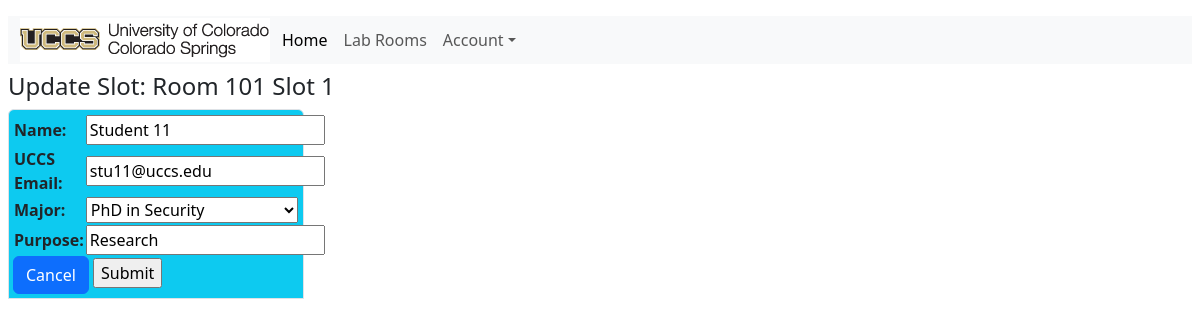
The app's page /labroom/1/update_slot/ with its own data.
### alras_application/models.py (models this page shows, shortened)
class RoomSlot(models.Model):
    SLOTS = (
        ('slot-1', '09:00 - 12:00'),
        ('slot-2', '12:00 - 15:00'),
        ('slot-3', '15:00 - 18:00')
    )
    slot = models.CharField(max_length=200, choices= SLOTS)
    title = models.CharField(max_length=200)
    def __str__(self):
        return self.title

class Student(models.Model):
    MAJOR = (
        ('PhD-CS', 'PhD in Computer Science'),
        ('PhD-Sec', 'PhD in Security'),
        ('MS-CS', 'MS in Computer Science'),
        ('MS-Sec', 'MS in Security'),
    )
    name = models.CharField(max_length=200)
    email = models.CharField("UCCS Email", max_length=200)
    major = models.CharField(max_length=200, choices= MAJOR)
    slot = models.ForeignKey(RoomSlot, on_delete=models.CASCADE, unique=True, default = None)
    purpose = models.CharField(max_length=200)

### alras_application/views.py (the view, shortened to what this page needs)
# urls.py: path('labroom/<int:pk>/update_slot/', views.updateSlot, name='update_slot'),
def updateSlot(request, pk):
    slot_id = LabRoom.objects.filter(id=pk).values().all()[0]['slots_id']
    student = Student.objects.filter(slot_id=slot_id).values()[0]
    s_id = student['id']
    print(s_id)
    roomslot = RoomSlot.objects.get(id=slot_id)
    form = ReserveSlotForm(initial=student)
    context = {'form': form,'roomslot':roomslot,'pk':pk}
    return render(request, 'alras_application/update_slot.html', context)

### alras_application/forms.py
class ReserveSlotForm(ModelForm):
    class Meta:
        model = Student
        fields =('name', 'email', 'major','purpose')

### alras_application/templates/alras_application/update_slot.html (shortened to what this page needs)
{% extends 'alras_application/base_template.html' %}
{% block content %}
<h4> Update Slot: {{ roomslot }} </h4>
<div class="col-sm-3 p-1 border rounded-top bg-info text-dark">
<form action="" method="POST">
<table>
{{ form.as_table }}
</table>
<a class="btn btn-primary" href="{%url 'labroom-detail' pk %}" role="button">Cancel</a>
<input type="submit" name="Submit">
</form>
</div>
{% endblock %}

### records on screen
RoomSlot: title "Room 101 Slot 1"
Student: name "Student 11", email "stu11@uccs.edu", major "PhD in Security", purpose "Research"
